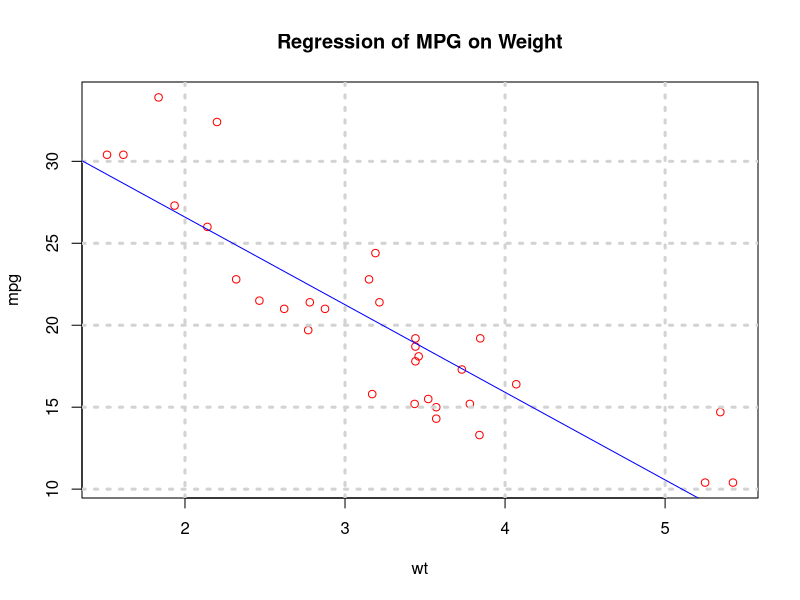
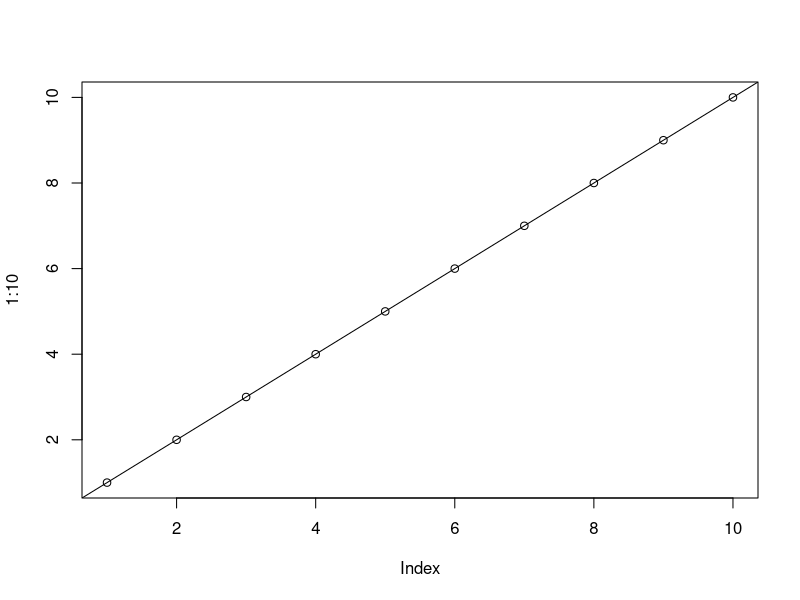
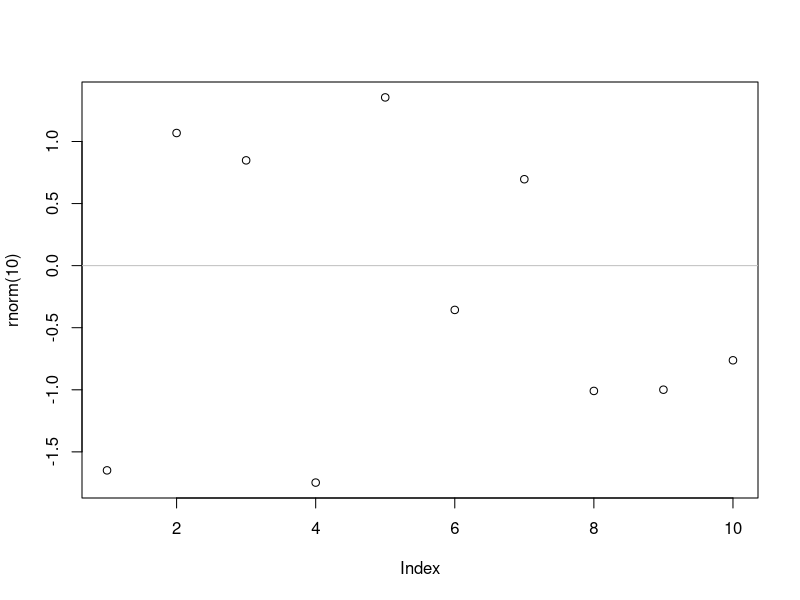
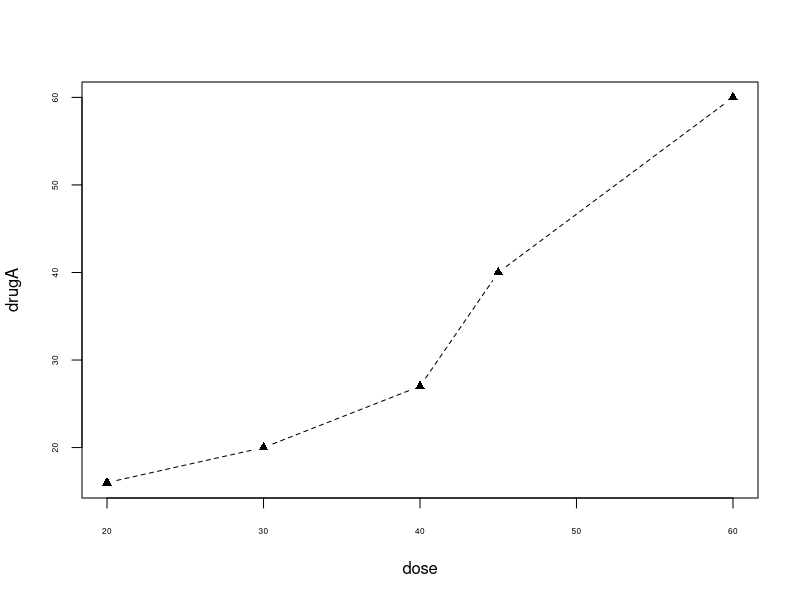
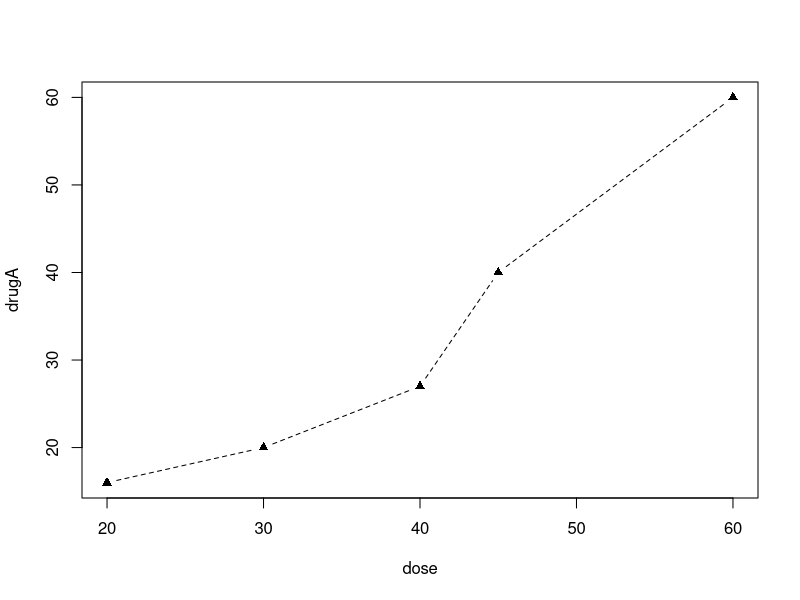
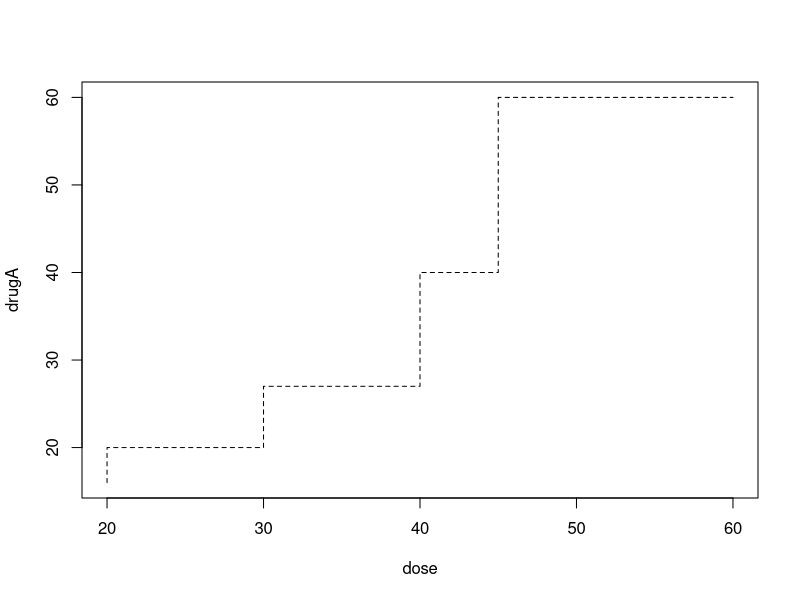
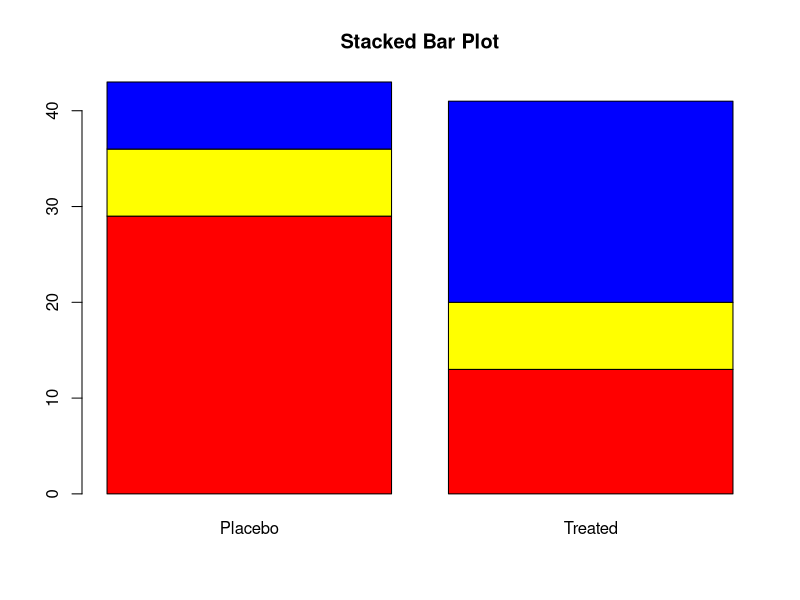
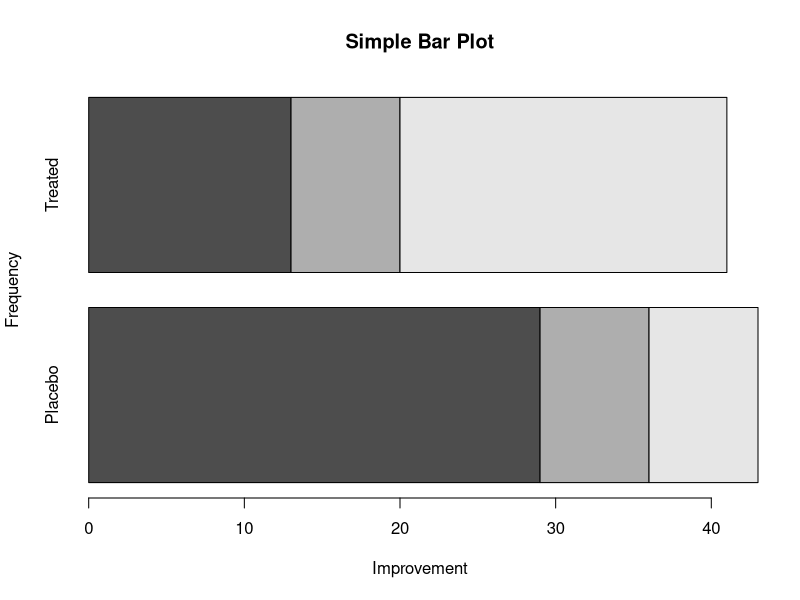

Source code (R) for these figures, in order: (Note: this script raises an error after producing the figures.)
##我的理解，注意高级函数，低级函数，使用par()函数对刻度、文字大小、图的线形和点的种类等的设置
##三种配合使用

#----------------------#基本画图方法--------------------------------------------------------

#画图一次增加一条命令，增加feature直到你想要的样子

#使用R基本的画图函数有两种画图命令----High level ones & Low level ones

# 高级画图函数例如 plot(),hist(),curves(),boxplot()

# 低级画图函数例如 line(),abline()

#示例需要用到的数据
dose <- c(20, 30, 40, 45, 60)
drugA <- c(16, 20, 27, 40, 60)
drugB <- c(15, 18, 25, 31, 40)

#--------一个示例-------------------

dev.new()  #使用这个命令可以是图像跳出来而不是在右下角显示
attach(mtcars)
plot(wt,mpg,col="red")
grid(lwd=3)
abline(lm(mpg~wt),col="blue")  #看来高级函数和低级函数都可以设置颜色
title("Regression of MPG on Weight")
detach(mtcars)


#---------------------------dev.set(dev.next())的作用------------------------------------------------------
##通过下面这个例子搞清楚dev.off()函数和dev.set()和dev.next()都有什么作用
dev.new()  ####看来这个dev.new()和x11()实现的功能是一样的！！！都是生成一张什么都没有的画布
x11()      #生成一个画布
plot(1:10) #画点

x11()      #生成第二张画布
plot(rnorm(10))      #画第二张图，是随机的10个点

dev.set(dev.prev())  #设置第一张图
abline(0, 1)        #画穿过1：10的线

dev.set(dev.next()) #开始设置另一张图
abline(h = 0, col = "gray") #画一条灰色的参考线

dev.set(dev.prev())   #返回继续设置前面一张图片，不然后面dev.off()只能对最后一张图片起作用

dev.off()
dev.off() #同时关闭两张图片

#-----------------------设置图形参数------------------------------------------------
## 有两种设置图形参数的方法
###==========================通过par()函数
dev.new()
opar<-par(no.readonly = TRUE)
par(lty=2)     #控制连线类型
par(pch=17)    #控制绘图符号类型
par(bg="white")  #控制背景颜色
par(cex.axis=0.5)  #控制坐标轴刻度
#par(mfcol = c(2,2))  #按照列分割绘图窗口
#par(ps=1.5)
#par(mfrow = c(2,3))
##par(type = "b")  
#报错了，看来par()函数并不能设置type参数
#plot(dose,drugA,type = "b")
plot(dose,drugA,type = "b")
par(opar)

###=========================通过高级画图函数提供的optionsName=value的方式
plot(dose,drugA,lty = 2,pch = 17,type = "b" )
plot(dose,drugA,lty = 2,pch = 17,type = "S" )  #阶梯形，没见过...
#但是高级画图函数有时候并不能提供所有参数

####=====================R中basic画图用到的函数&参数=============================================
# R中常用的几个高级绘图函数
# plot(x,y)       #绘制x与y的二元图
# pair(x,y)       #多维数据的成对散点图
# coplot(x,y|z)   #关于z的每个数值绘制x与y的二元图
# matplot(x,y)    #二元图，其中x的列对应y的相应的列
# boxplot(x,y)
# barplot(x,y)
# hist(x,y)
# qqnorm(x)
# qqplot(x,y)
# contour(x,y,z)
# filled.contour(x,y,z)
# persp(x,y,z)
# 
# 高级绘图函数的选项及缺省值
# 
# add=FALSE      #如果是TRUE 那么叠加到前一个图上
# axes=TRUE      #FALSE  不绘制轴与边框
# xlim=, ylim=   #指定坐标轴的上下限
# xlab=, ylab=   #坐标轴的标签（字符型）
# main=          #主标题（字符型）
# sub=           #副标题（小写，字符型）
# type="p"       #指定图形的类型
# "l"------------线
# "p"------------点
# "b"------------点连线
# "o"------------点连线，但是线在点上
# "h"------------垂直线
# "s"------------阶梯式，垂直线顶端显示数据
# "S"------------阶梯式，但是在垂直线底端显示数据
# 
# 
# 常用的低级绘图函数
# 注意，低级绘图函数一定要放在高级绘图函数的后面，不然会显示不出来
# points(x,y)   #添加点
# lines(x,y)    #添加线
# curve(expr,...)   #添加曲线
# text(x,y,labels,...) #在(x,y)处添加文字
# mtext(text,side=3,line=0,...)  #在边空添加文字
# abline(a,b)   #绘制斜率为b和截距为a的直线
# abline(h=y)   #在纵坐标y处画水平线
# abline(v=x)   #在横坐标x处画垂直线
# *******************************感觉这个厉害了--------->     abline(lm.obj) #画由线性回归对象lm.obj确定的回归线
# legend(x,y,legend) #在点经（x,y)添加图例
# title()       #添加标题，也可以添加一个副标题
# axis(side,vect)  #画坐标轴
# box()         #在当前的图上加上边框
# rug(x)        #在x-轴上用短线画出x数据的位置，应该就是表示频数的那个函数
# 
# 
# 绘图函数的参数说明，help(par)中可以得到绘图参数（73个）的说明
# par() 会永久地改变绘图参数，所以经常加上以下语句
# opar <-par(no.readonly=TRUE)  #记录下par()地默认参数
# par(opar)  #绘图完毕之后，恢复默认参数
# 常用的绘图参数
# bg     #指定背景色
# cex    #控制符号和文字大小的值
# 	cex.axis  #控制坐标轴刻度数字大小
# 	cex.lab   #控制坐标轴标签文字大小
# 	cex.main  #控制标题文字大小
# 	cex.sub   #控制副标题文字大小
# font   #控制文字字体的整数，还可用于axis,lab,main,sub
# lty    #控制连线的线型 可以试一下1,2,3,4,5,6各是什么类型
# lwd    #控制连线宽度
# mar= c(bottom,left,top,right)    #控制图形四侧的空行数
# mfcol = c(nr,nc)    #按列分割绘图窗口为nr行nc列
# mfrow = c(nr,nc)    #按行分割绘图窗口为nr行nc列
# pch    #控制绘图符号的类型 
# ps     #控制文字大小的整数，单位为磅(points)

#下面这两个没有试验明白
# xlog   #设定x轴为普通(FALSE),还是对数坐标(TRUE)
# ylog   #设定y轴为普通(FALSE),还是对数坐标(TRUE)











#---------------------条形图&直方图&核密度图&箱线图&小提琴图-----------------------------
library(vcd)
attach(Arthritis)
counts<-table(Improved,Treatment)  #table可以计算频数

##ggplot可以画出来3D图


#stack barplot
barplot(counts,
        main = "Stacked Bar Plot",  
        col=c('red','yellow','blue'))
#注意main要使用双引号，不然会报错


# 水平条形图
barplot(counts,main= "Simple Bar Plot",
        xlab = 'Improvement',ylab='Frequency',horiz=TRUE)

plot(Improved,main="Simple Bar Plot",
     xlab="Improved",ylab="Frequency")

plot(Improved,horiz=TRUE,main="Horiziontal Bar Plot",
     ylab="Improved",xlab="Frequency")





### 堆砌条形图
barplot(counts,
        main="Stacked Bar Plot",
        xlab="Treament",ylab="Frequency",
        col = c("red","yellow","green"),
        legend=rownames(counts))

barplot(counts,
        main="Grouped Bar Plot",
        xlab="Treament",ylab="Frequency",
        col = c("red","yellow","green"),
        legend=rownames(counts),beside = TRUE)
detach(Arthritis)

#-Bar plot for sorted mean values
attach(states)
detach(states)
states<-data.frame(state.region,state.x77)
means<-aggregate(states$Illiteracy,
                 by=list(state.region),FUN=mean)
means
means<-means[order(means$x),]

barplot(means$x,names.arg = means$Group.1)
title("Mean Illiteracy Rate")

library(vcd)
attach(Arthritis)
counts<-table(Treament,Improved)
spine(counts,main="Spinogram Example")  #棘状图
detach(Arthritis)

#扇形图
par(mforw(2,2))
slices<-c(10,12.4,16,8)
lbls<-c("us","UK","Australia","Germany","France")
pie(slices,labels = lbls,
    main="Simple Pie Chart")

#带百分比
pct<-round(slices/sum(slices)*100)
lbls2<-paste(lbls," ",pct,"%",sep="")
pie(slices,labels=lbls2,col=rainbow(length(lbls2)),
    main="Pie Chart with Percentages")

library(plotrix)
pie3D(slices, labels=lbls,explode=0.1,
      main="3D Pie Chart ")

#带上频数
mytable<-table(state.region)
lbls3<-paste(names(mytable),"\n",mytable,sep = "")
pie(mytable,labels=lbls3,
    main="Pie Chart from a Table \n (with sample sizes)")


library(plotrix)
slices <- c(10, 12,4, 16, 8)
lbls <- c("US", "UK", "Australia", "Germany", "France")
fan.plot(slices, labels = lbls, main="Fan Plot")

#简单直方图实例
hist(mtcars$mpg)

#对直方图进行区间设置，柱子的粗细
hist(mtcars$mpg,
     breaks=12, #breaks对区间进行区分
     col="red",
     xlab="Miles Per Gallon",
     main="Colored histogram with 12 bins")

#y轴前面是频数，现在是频率
hist(mtcars$mpg,
     freq=FALSE,
     breaks=12,
     col="red",
     xlab="Miles Per Gallon",
     main="Histogram, rug plot, density curve")
#rug()函数可以在下面显示频数
rug(jitter(mtcars$mpg))
#加上密度曲线
lines(density(mtcars$mpg), col="blue", lwd=2)

#如果刻度不匹配
hist(mtcars$mpg,
     breaks=12, #breaks对区间进行区分
     col="red",
     xlab="Miles Per Gallon",
     main="Colored histogram with 12 bins")
lines(density(mtcars$mpg), col="blue", lwd=2)  #利用非参数估计来算出来核密度图
#刻度不匹配


x <- mtcars$mpg
h<-hist(x,breaks=12,
        col="red",
        xlab="Miles Per Gallon",
        main="Histogram with normal curve and box")
xfit<-seq(min(x),max(x),length=40)
yfit<-dnorm(xfit,mean=mean(x),sd=sd(x))
yfit <- yfit*diff(h$mids[1:2])*length(x)  #密度函数值转化为频数,
lines(xfit, yfit, col="blue", lwd=2)
box()


# Listing 6.7 - Kernel density plot 画核密度曲线
d <- density(mtcars$mpg) # returns the density data
plot(d) # plots the results
d <- density(mtcars$mpg)
plot(d, main="Kernel Density of Miles Per Gallon")  #加上title
polygon(d, col="red", border="blue")  #填充颜色
rug(mtcars$mpg, col="brown") #x轴上带上频数


# Listing 6.8 - Comparing kernel density plots#不同的核密度比较
par(lwd=2)
library(sm)  #利用sm包可以同时画多条核密度图
attach(mtcars)
# create value labels
cyl.f <- factor(mtcars$cyl, levels= c(4, 6, 8),
                labels = c("4 cylinder", "6 cylinder", "8 cylinder"))


# plot densities
library(sm)
sm.density.compare(mpg, cyl, xlab="Miles Per Gallon")
title(main="MPG Distribution by Car Cylinders")

# add legend via mouse click
colfill<-c(2:(2+length(levels(cyl.f))))
cat("Use mouse to place legend...","\n\n")
legend(locator(1), levels(cyl.f), fill=colfill)  #由鼠标位置添加图例
detach(mtcars)
par(lwd=1)



### 箱线图  显示四分位数和奇异值
# parallel box plots
boxplot(mpg~cyl,data=mtcars,
        main="Car Milage Data",
        xlab="Number of Cylinders",
        ylab="Miles Per Gallon")

# notched box plots  #花里胡哨，丑的一匹
boxplot(mpg~cyl,data=mtcars,
        notch=TRUE,
        varwidth=TRUE,
        col="red",
        main="Car Mileage Data",
        xlab="Number of Cylinders",
        ylab="Miles Per Gallon")

# Listing 6.9 - Box plots for two crossed factors
# create a factor for number of cylinders
mtcars$cyl.f <- factor(mtcars$cyl,
                       levels=c(4,6,8),
                       labels=c("4","6","8"))
# create a factor for transmission type
mtcars$am.f <- factor(mtcars$am,
                      levels=c(0,1),
                      labels=c("auto","standard"))
# generate boxplot
boxplot(mpg ~ am.f *cyl.f,
        data=mtcars,
        varwidth=TRUE,
        col=c("gold", "darkgreen"),
        main="MPG Distribution by Auto Type",
        xlab="Auto Type")


# Listing 6.10 - Violin plots   小提琴图
library(vioplot)
x1 <- mtcars$mpg[mtcars$cyl==4]
x2 <- mtcars$mpg[mtcars$cyl==6]
x3 <- mtcars$mpg[mtcars$cyl==8]
vioplot(x1, x2, x3,
        names=c("4 cyl", "6 cyl", "8 cyl"),
        col="gold")
title("Violin Plots of Miles Per Gallon")

# dot chart
dotchart(mtcars$mpg,labels=row.names(mtcars),cex=.7,
         main="Gas Mileage for Car Models",
         xlab="Miles Per Gallon")



# Listing 6.11 - Dot plot grouped, sorted, and colored
#样本量要小一点，太大了没有效果
x <- mtcars[order(mtcars$mpg),]
x$cyl <- factor(x$cyl)
x$color[x$cyl==4] <- "red"
x$color[x$cyl==6] <- "blue"
x$color[x$cyl==8] <- "darkgreen"
dotchart(x$mpg,
         labels = row.names(x),
         cex=.7,
         pch=19,
         groups = x$cyl,
         gcolor = "black",
         color = x$color,
         main = "Gas Mileage for Car Models\ngrouped by cylinder",
         xlab = "Miles Per Gallon")
